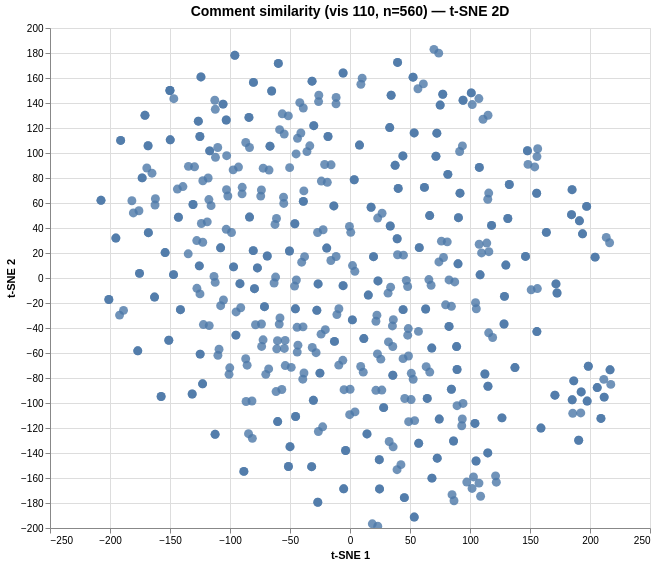

Vega-Lite specification for this chart:
### Vega specification from a JSON file in a GitHub repository (floating-point values rounded to 4 significant figures; data arrays with more than 128 entries replaced by an {"elided": "..."} marker saying what was removed)
{"$schema": "https://vega.github.io/schema/vega/v6.json", "data": [{"name": "param_1e9efca18e7a2868_store"}, {"name": "source_0", "values": {"elided": "560 records"}}, {"name": "source_0_x_domain_dim_1", "values": [{"min": -207.5, "max": 217.3}]}, {"name": "source_0_y_domain_dim_2", "values": [{"min": -198.6, "max": 182.9}]}], "signals": [{"name": "unit", "value": {}, "on": [{"events": "pointermove", "update": "isTuple(group()) ? group() : unit"}]}, {"name": "param_1e9efca18e7a2868", "update": "vlSelectionResolve(\"param_1e9efca18e7a2868_store\", \"union\")"}, {"name": "param_1e9efca18e7a2868_dim_1", "on": [{"events": [{"source": "view", "type": "dblclick"}], "update": "null"}, {"events": {"signal": "param_1e9efca18e7a2868_translate_delta"}, "update": "panLinear(param_1e9efca18e7a2868_translate_anchor.extent_x, -param_1e9efca18e7a2868_translate_delta.x / width)"}, {"events": {"signal": "param_1e9efca18e7a2868_zoom_delta"}, "update": "zoomLinear(domain(\"x\"), param_1e9efca18e7a2868_zoom_anchor.x, param_1e9efca18e7a2868_zoom_delta)"}]}, {"name": "param_1e9efca18e7a2868_dim_2", "on": [{"events": [{"source": "view", "type": "dblclick"}], "update": "null"}, {"events": {"signal": "param_1e9efca18e7a2868_translate_delta"}, "update": "panLinear(param_1e9efca18e7a2868_translate_anchor.extent_y, param_1e9efca18e7a2868_translate_delta.y / height)"}, {"events": {"signal": "param_1e9efca18e7a2868_zoom_delta"}, "update": "zoomLinear(domain(\"y\"), param_1e9efca18e7a2868_zoom_anchor.y, param_1e9efca18e7a2868_zoom_delta)"}]}, {"name": "param_1e9efca18e7a2868_tuple", "on": [{"events": [{"signal": "param_1e9efca18e7a2868_dim_1 || param_1e9efca18e7a2868_dim_2"}], "update": "param_1e9efca18e7a2868_dim_1 && param_1e9efca18e7a2868_dim_2 ? {unit: \"\", fields: param_1e9efca18e7a2868_tuple_fields, values: [param_1e9efca18e7a2868_dim_1,param_1e9efca18e7a2868_dim_2]} : null"}]}, {"name": "param_1e9efca18e7a2868_tuple_fields", "value": [{"field": "dim_1", "channel": "x", "type": "R"}, {"field": "dim_2", "channel": "y", "type": "R"}]}, {"name": "param_1e9efca18e7a2868_translate_anchor", "value": {}, "on": [{"events": [{"source": "scope", "type": "pointerdown"}], "update": "{x: x(unit), y: y(unit), extent_x: domain(\"x\"), extent_y: domain(\"y\")}"}]}, {"name": "param_1e9efca18e7a2868_translate_delta", "value": {}, "on": [{"events": [{"source": "window", "between": [{"source": "scope", "type": "pointerdown"}, {"source": "window", "type": "pointerup"}], "type": "pointermove", "consume": true}], "update": "{x: param_1e9efca18e7a2868_translate_anchor.x - x(unit), y: param_1e9efca18e7a2868_translate_anchor.y - y(unit)}"}]}, {"name": "param_1e9efca18e7a2868_zoom_anchor", "on": [{"events": [{"source": "scope", "consume": true, "type": "wheel"}], "update": "{x: invert(\"x\", x(unit)), y: invert(\"y\", y(unit))}"}]}, {"name": "param_1e9efca18e7a2868_zoom_delta", "on": [{"events": [{"source": "scope", "type": "wheel", "consume": true}], "update": "pow(1.001, event.deltaY * pow(16, event.deltaMode))", "force": true}]}, {"name": "param_1e9efca18e7a2868_modify", "on": [{"events": {"signal": "param_1e9efca18e7a2868_tuple"}, "update": "modify(\"param_1e9efca18e7a2868_store\", param_1e9efca18e7a2868_tuple, true)"}]}], "marks": [{"type": "symbol", "name": "marks", "from": {"data": "source_0"}, "encode": {"update": {"fill": {"value": "#4c78a8"}, "x": {"field": "dim_1", "scale": "x"}, "opacity": {"value": 0.8}, "tooltip": {"signal": "{\"Comment #\": format(datum[\"index\"], \"\"), \"Comment\": isValid(datum[\"comment\"]) ? datum[\"comment\"] : \"\"+datum[\"comment\"]}"}, "y": {"field": "dim_2", "scale": "y"}, "size": {"value": 80}, "shape": {"value": "circle"}}}, "clip": true, "style": ["circle"], "interactive": true}], "scales": [{"name": "x", "type": "linear", "domain": [{"signal": "(data(\"source_0_x_domain_dim_1\")[0] || {}).min"}, {"signal": "(data(\"source_0_x_domain_dim_1\")[0] || {}).max"}], "range": [0, {"signal": "width"}], "domainRaw": {"signal": "param_1e9efca18e7a2868[\"dim_1\"]"}, "nice": true, "zero": true}, {"name": "y", "type": "linear", "domain": [{"signal": "(data(\"source_0_y_domain_dim_2\")[0] || {}).min"}, {"signal": "(data(\"source_0_y_domain_dim_2\")[0] || {}).max"}], "range": [{"signal": "height"}, 0], "zero": true, "domainRaw": {"signal": "param_1e9efca18e7a2868[\"dim_2\"]"}, "nice": true}], "axes": [{"scale": "x", "gridScale": "y", "minExtent": 0, "labels": false, "maxExtent": 0, "zindex": 0, "orient": "bottom", "grid": true, "tickCount": {"signal": "ceil(width/40)"}, "aria": false, "ticks": false, "domain": false}, {"scale": "y", "orient": "left", "gridScale": "x", "labels": false, "maxExtent": 0, "ticks": false, "tickCount": {"signal": "ceil(height/40)"}, "domain": false, "grid": true, "aria": false, "minExtent": 0, "zindex": 0}, {"scale": "x", "title": "t-SNE 1", "grid": false, "labelOverlap": true, "orient": "bottom", "labelFlush": true, "tickCount": {"signal": "ceil(width/40)"}, "zindex": 0}, {"scale": "y", "tickCount": {"signal": "ceil(height/40)"}, "orient": "left", "zindex": 0, "title": "t-SNE 2", "labelOverlap": true, "grid": false}], "title": {"text": "Comment similarity (vis 110, n=560) — t-SNE 2D", "fontSize": 14, "frame": "group"}, "style": "cell", "padding": 5, "width": 600, "height": 500, "background": "white"}
